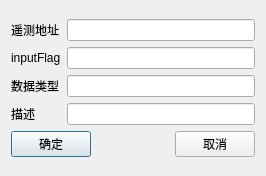
<?xml version="1.0" encoding="UTF-8"?>
<ui version="4.0">
 <class>Client_Telemetry_Form</class>
 <widget class="QDialog" name="Client_Telemetry_Form">
  <property name="geometry">
   <rect>
    <x>0</x>
    <y>0</y>
    <width>266</width>
    <height>176</height>
   </rect>
  </property>
  <property name="windowTitle">
   <string>Dialog</string>
  </property>
  <layout class="QGridLayout" name="gridLayout">
   <item row="0" column="0">
    <layout class="QVBoxLayout" name="verticalLayout_3">
     <item>
      <layout class="QHBoxLayout" name="horizontalLayout_2">
       <item>
        <layout class="QVBoxLayout" name="verticalLayout">
         <item>
          <widget class="QLabel" name="lab_addr">
           <property name="text">
            <string>遥测地址</string>
           </property>
          </widget>
         </item>
         <item>
          <widget class="QLabel" name="lab_inputFlag">
           <property name="text">
            <string>inputFlag</string>
           </property>
          </widget>
         </item>
         <item>
          <widget class="QLabel" name="lab_dataType">
           <property name="text">
            <string>数据类型</string>
           </property>
          </widget>
         </item>
         <item>
          <widget class="QLabel" name="lab_describe">
           <property name="text">
            <string>描述</string>
           </property>
          </widget>
         </item>
        </layout>
       </item>
       <item>
        <layout class="QVBoxLayout" name="verticalLayout_2">
         <item>
          <widget class="QLineEdit" name="lineEdit_addr"/>
         </item>
         <item>
          <widget class="QLineEdit" name="lineEdit_inputFlag"/>
         </item>
         <item>
          <widget class="QLineEdit" name="lineEdit_dataType"/>
         </item>
         <item>
          <widget class="QLineEdit" name="lineEdit_describe"/>
         </item>
        </layout>
       </item>
      </layout>
     </item>
     <item>
      <layout class="QHBoxLayout" name="horizontalLayout">
       <item>
        <widget class="QPushButton" name="btn_ok">
         <property name="text">
          <string>确定</string>
         </property>
        </widget>
       </item>
       <item>
        <spacer name="horizontalSpacer">
         <property name="orientation">
          <enum>Qt::Horizontal</enum>
         </property>
         <property name="sizeHint" stdset="0">
          <size>
           <width>40</width>
           <height>20</height>
          </size>
         </property>
        </spacer>
       </item>
       <item>
        <widget class="QPushButton" name="btn_cancel">
         <property name="text">
          <string>取消</string>
         </property>
        </widget>
       </item>
      </layout>
     </item>
    </layout>
   </item>
  </layout>
 </widget>
 <resources/>
 <connections/>
</ui>
